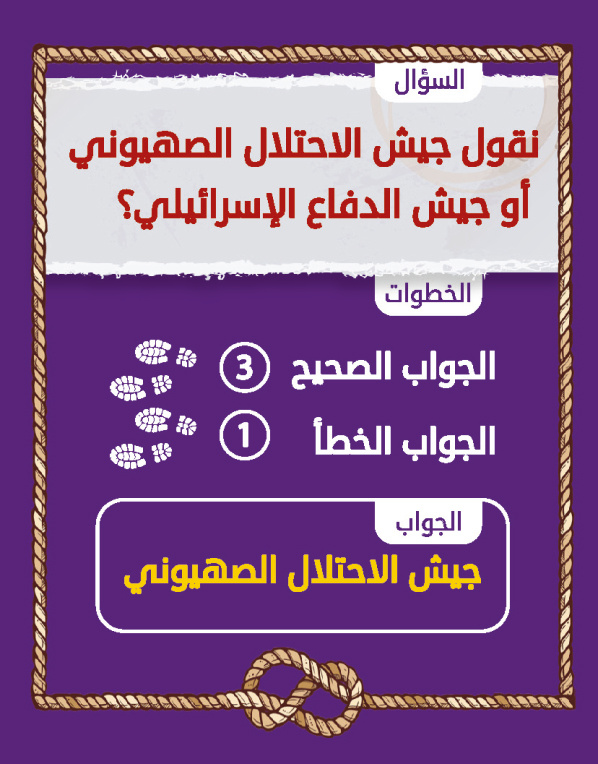
#> input picture app/assets/images/questions/q-p01-02.jpeg, 598 x 764 px
$ python -i extract_card_text.py   (imports and definitions only)
#> lines starting #> are read from the running program, lines starting #| are printed output that depends on the picture; after the words box and inside, x2 and y2 are one past the last pixel; in counts of white or black regions, pixels touching at a corner belong together
"""
Extract structured text from all question card images (784 cards).
Uses region-based OCR + template digit matching for steps.
"""
import os
import re
import sys
import json
import time
import argparse
import numpy as np
import cv2
from PIL import Image, ImageEnhance

APP = os.path.dirname(os.path.abspath(__file__))
IMG_DIR = os.path.join(APP, "assets", "images", "questions")
OUT_JSON = os.path.join(APP, "js", "question-cards-data.json")
CACHE = os.path.join(APP, "assets", "question-cards-ocr-cache.json")

# Fractional crop regions (works for 598x764 and 597x763)
Q_BOX = (0.10, 0.16, 0.90, 0.44)
OPT_BOX = (0.06, 0.42, 0.94, 0.72)
OPTION_ROWS = (
    (0.06, 0.44, 0.94, 0.535),
    (0.06, 0.535, 0.94, 0.630),
    (0.06, 0.630, 0.94, 0.725),
)
A_BOX = (0.14, 0.76, 0.86, 0.91)
ROW_CORRECT = (0.06, 0.51, 0.94, 0.58)
ROW_WRONG = (0.06, 0.59, 0.94, 0.66)
OPT_JUNK_RE = re.compile(
    r"الخطوات|الجواب|الصحيح|الخط[أا]|scout|لعبة|footprint|^\d+$",
    re.I,
)
# Scout cards (yellow/green/brown): numbered options on right side
SCOUT_OPTION_ROWS = (
    (0.28, 0.44, 0.94, 0.535),
    (0.28, 0.535, 0.94, 0.630),
    (0.28, 0.630, 0.94, 0.725),
)
OCR_GARBAGE_CHARS_RE = re.compile(r"[<>|`'\\[\];_{}|+]")
SPACED_LETTERS_RE = re.compile(
    r"(?:^|\s)([\u0600-\u06FF\u0660-\u0669])(?:\s+[\u0600-\u06FF\u0660-\u0669]){2,}"
)
LATIN_OR_MIXED_RE = re.compile(
    r"[a-zA-Z]|"
    r"[\[\];_{}|\\+]|"
    r"[<>]|"
    r"\d(?=[^\d\s\u0600-\u06FF.,،؟?])|"
    r"(?<=[^\d\s\u0600-\u06FF])[\d٠-٩](?=[^\d\s\u0600-\u06FF])"
)
OCR_GARBAGE_FRAGMENTS = (
    "ادحر", "تللال", "ديئ", "فلسطب", "الأتز", "آيل", "سذر", "شلس",
    "1فه", "ا9", "د9 ", "م٧٥", "م سا", "5 ذا", ">0", "01920",
    "9ma", "كذi", "لقصى", "ؤضع", "اللرض", "التملة", "آ9ل",
    "صهبون", "القهب", "القهيون", "فلسطبن", "مدبنة", "القدبمة",
    "م لبعد", "آيل ", "سذرذ", "لبثان", "والظير", "خيذا",
    "م اع ", "جبل ميذ", "تجبل ", "قتقد", "الحسبن", "الحسبنى",
    "ائ معركة", "tarبخ", "فلسطبنية", "اللاجئ", "مخبم", "مخيم", "حترها", "تلطيل", "معاوبة", "وثباص", "اررقا", "ميها", "فرتئ", "دلعabd",
    "آحر", "مديه", "جىوب", "الشلط", "اللسم", "العذبة", "الخربطة", "المربب", "المعجر", "بعادل", "أجرال",
    "الديال", "الرسسم", "الذيانة", "الإسلامت", "أدمر", "داثري", "مريعي", "البا المات", "الأقصىء", "الجنوبيء",
    "الهدينة", "بطلق", "المعالب", "لرمل", "لوجد", "لرمر", "المسحد", "اللقص ", "خطاء ام",
)
OCR_TYPO_RE = re.compile(
    r"آحر|مديه|جىوب|\sمي\s|الشلط|اللسم|العذبة|الخربطة|المربب|المعجر|"
    r"بعادل\s*أجر|الديال[هة]|الرسسم|الذيانة|الإسلامت|أدمر|داثري|مريعي|"
    r"البا\s*المات|الأقصىء|الجنوبيء|الهدينة|بطلق|المعالب|"
    r"1\s*\.\s*0\s*194|لرمل|لوجد|لرمر|المسحد|اللقص\s|خط[اأ]ء\s*ام"
)
REPEATED_LETTER_RE = re.compile(r"([\u0600-\u06FF])\1{2,}")

# Seed templates: filename -> (stepsCorrect, stepsWrong)
SEED_DIGITS = {
    "q-p01-00.jpeg": (2, 1),
    "q-p01-01.jpeg": (6, 1),
    "q-p01-05.jpeg": (6, 1),
    "q-p02-00.jpeg": (3, 1),
    "q-p03-00.jpeg": (4, 1),
    "q-p04-00.jpeg": (5, 1),
}


def crop_frac(pil, frac):
    w, h = pil.size
    return pil.crop((int(frac[0] * w), int(frac[1] * h), int(frac[2] * w), int(frac[3] * h)))


# [101 lines left out: functions circle_roi_from_row, build_digit_templates, match_digit, ocr_digit, read_step_digits, prep_question and 1 more, not called in this run]


def prep_options(arr):
    """Binarize white/yellow option text on red card background."""
    if len(arr.shape) == 3:
        gray = cv2.cvtColor(arr, cv2.COLOR_RGB2GRAY)
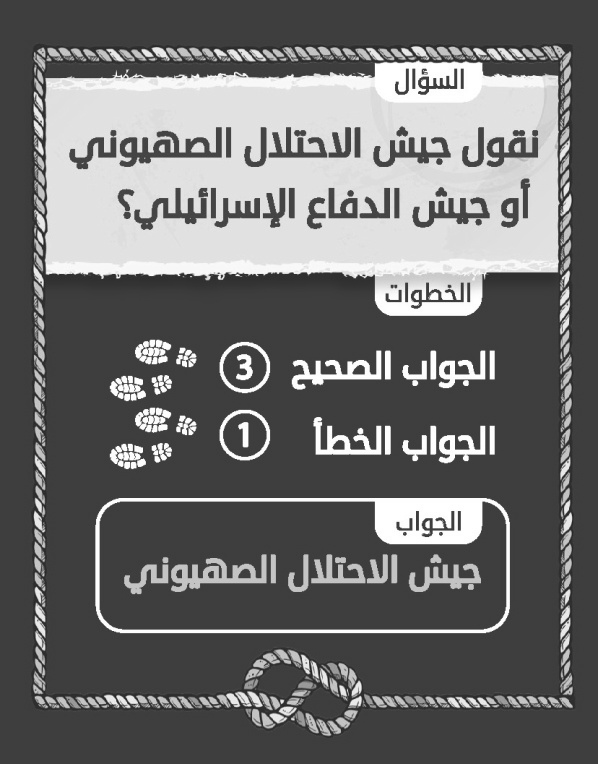
#> gray: shape (764, 598); min 33, max 255, mean 109.5
        _, bright = cv2.threshold(gray, 135, 255, cv2.THRESH_BINARY)
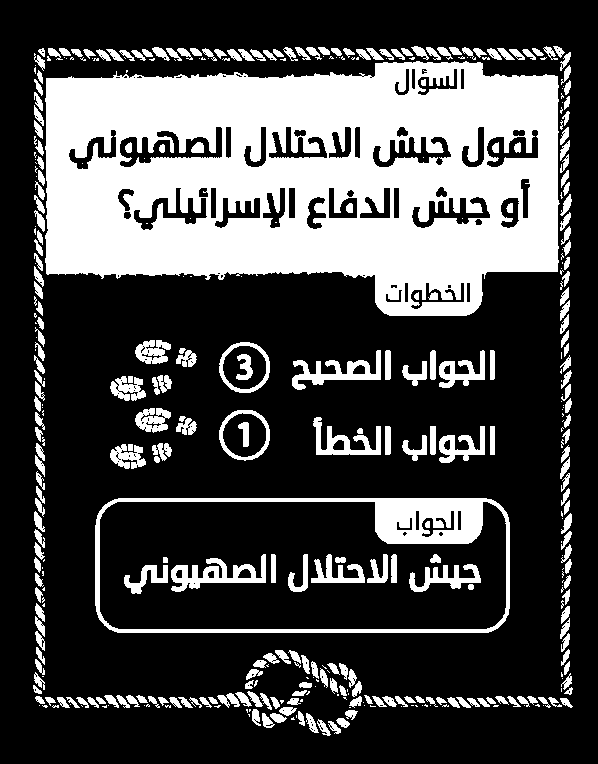
#> bright: shape (764, 598); 29.3% white; 417 white regions (154 under 20 px), largest, box (x1, y1, x2, y2) and area: (45, 61, 560, 316) 93476, (95, 498, 510, 633) 8148, (171, 554, 266, 592) 1469
        img = Image.fromarray(bright)
    else:
        img = Image.fromarray(arr)
    img = ImageEnhance.Contrast(img).enhance(2.5)
    scale = 4
    return np.array(img.resize((img.width * scale, img.height * scale), Image.Resampling.LANCZOS))
#> (the rest of the program and of its run is left out)
